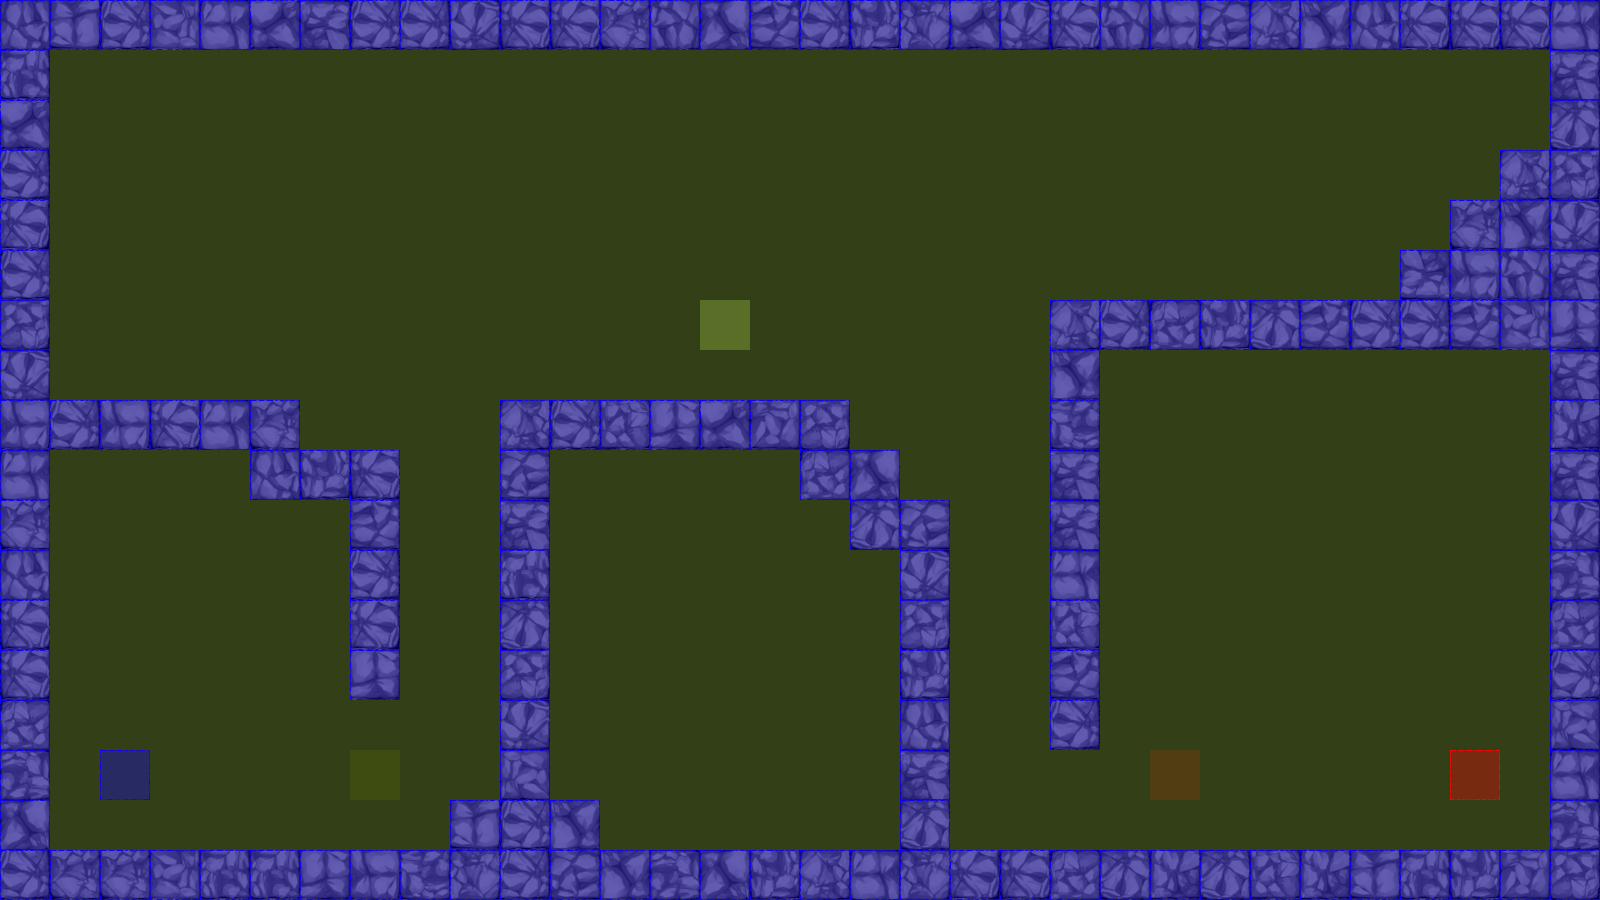

Below is a game level as drawn by its tile map, then a one-line description and the .tmx that defines it (tile-layer data replaced by summaries):
An orthogonal 32x18 tile map with 50x50 px tiles, 3 tile layers (terrain, collision, event), 2 tilesets.

<map version="1.0" orientation="orthogonal" renderorder="left-up" width="32" height="18" tilewidth="50" tileheight="50" nextobjectid="3">
 <tileset firstgid="1" name="dungeonTile" tilewidth="50" tileheight="50" tilecount="64" columns="8">
  <image source="tiles/dungeonTile.png" width="400" height="400" />
 </tileset>
 <tileset firstgid="65" name="collisionTile" tilewidth="50" tileheight="50" tilecount="12" columns="3">
  <image source="tiles/collisionTile.png" width="150" height="200" />
 </tileset>
 <layer name="terrain" width="32" height="18">
  <data>[576 cells, 159 non-empty, 35 distinct tile ids]</data>
 </layer>
 <layer name="collision" width="32" height="18">
  <data>[576 cells, 576 non-empty, 2 distinct tile ids]</data>
 </layer>
 <layer name="event" width="32" height="18">
  <data>[576 cells, 5 non-empty, 5 distinct tile ids]</data>
 </layer>
</map>
